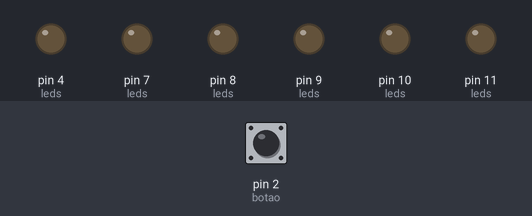
A sketch run on a simulated Arduino Uno, built with avr-gcc and run on an emulated ATmega328P. Parts: output pins drawn as LEDs (lit = HIGH). Dashed ring = blinking. The test bench sets the inputs (shaded band); at power-on: pin 2 (botao) HIGH.

Above: at 1.2 s.
1.3 s: pin 2 (botao) pulled LOW for 0.15 s
At 1.52 s:
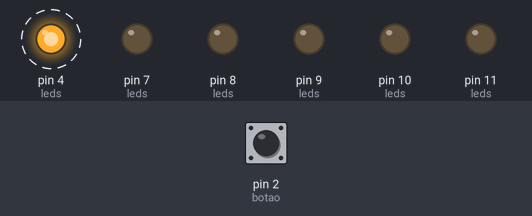
4.3 s: pin 2 (botao) pulled LOW for 1 s
At 4.59 s:
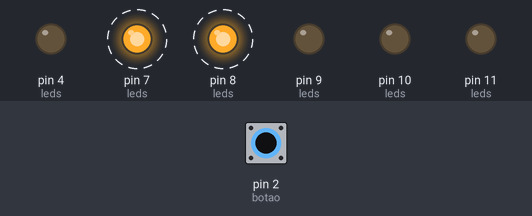
7.3 s: pin 2 (botao) pulled LOW for 0.15 s
At 7.92 s:
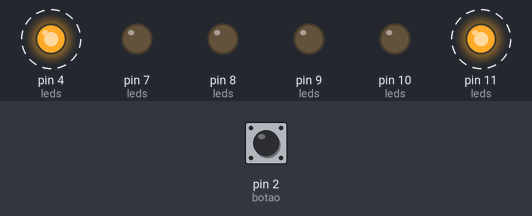
10.3 s: pin 2 (botao) pulled LOW for 3.2 s
At 11.3 s:
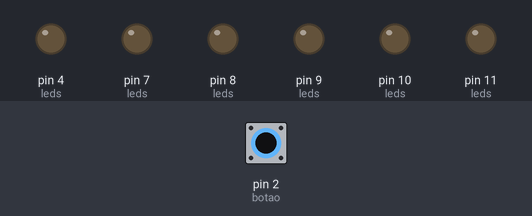
Timing chart, 0 to 13.3 s (numbered marks = the images above; inputs shaded):
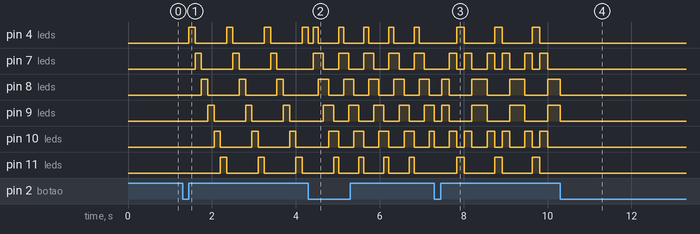

Measured:
- after the input at 1.3 s, pin 4 (leds): alternates HIGH for 0.15 s and LOW for 0.75 s, starting after 0.15 s; pin 7 (leds): alternates HIGH for 0.15 s and LOW for 0.75 s, starting after 0.30 s
- after the input at 4.3 s, pin 7 (leds): alternates HIGH for 0.24 s and LOW for 0.36 s, starting after 0.12 s; pin 8 (leds): alternates HIGH for 0.24 s and LOW for 0.36 s, starting after 0.24 s
- after the input at 7.3 s, pin 4 (leds), pin 11 (leds): alternates HIGH for 0.18 s and LOW for 0.72 s, starting after 0.54 s
- after the input at 10.3 s, pin 4 (leds), pin 7 (leds), pin 10 (leds), pin 11 (leds): stops changing and stays LOW

The sketch:

leds_sequenciais.ino
```cpp
const int led1 = 4;
const int led2 = 7;
const int led3 = 8;
const int led4 = 9;
const int led5 = 10;
const int led6 = 11;

const int botao = 2;

int leds[] = {led1, led2, led3, led4, led5, led6};

int modo = 0;
int etapa = 0;
int estadoAnterior = HIGH;

unsigned long tempoAnterior = 0;

void setup() {

  for (int i = 0; i < 6; i++) {
    pinMode(leds[i], OUTPUT);
  }

  pinMode(botao, INPUT_PULLUP);

  apagarTodos();
}

void apagarTodos() {

  for (int i = 0; i < 6; i++) {
    digitalWrite(leds[i], LOW);
  }
}

void verificarBotao() {

  int estadoAtual = digitalRead(botao);

  if (estadoAtual == LOW && estadoAnterior == HIGH) {

    modo++;

    if (modo > 4) {
      modo = 1;
    }

    etapa = 0;
    tempoAnterior = millis();

    apagarTodos();

    delay(50);
  }

  estadoAnterior = estadoAtual;
}

void onda() {

  if (millis() - tempoAnterior >= 150) {

    tempoAnterior = millis();

    apagarTodos();

    digitalWrite(leds[etapa], HIGH);

    etapa++;

    if (etapa >= 6) {
      etapa = 0;
    }
  }
}

void perseguicao() {

  if (millis() - tempoAnterior >= 120) {

    tempoAnterior = millis();

    apagarTodos();

    digitalWrite(leds[etapa], HIGH);
    digitalWrite(leds[etapa + 1], HIGH);

    etapa++;

    if (etapa >= 5) {
      etapa = 0;
    }
  }
}

void centroPontas() {

  if (millis() - tempoAnterior >= 180) {

    tempoAnterior = millis();

    apagarTodos();

    if (etapa == 0) {

      digitalWrite(leds[2], HIGH);
      digitalWrite(leds[3], HIGH);

    }
    else if (etapa == 1) {

      digitalWrite(leds[1], HIGH);
      digitalWrite(leds[4], HIGH);

    }
    else if (etapa == 2) {

      digitalWrite(leds[0], HIGH);
      digitalWrite(leds[5], HIGH);

    }
    else if (etapa == 3) {

      digitalWrite(leds[1], HIGH);
      digitalWrite(leds[4], HIGH);

    }
    else {

      digitalWrite(leds[2], HIGH);
      digitalWrite(leds[3], HIGH);
    }

    etapa++;

    if (etapa > 4) {
      etapa = 0;
    }
  }
}

void loop() {

  verificarBotao();

  if (modo == 1) {

    onda();

  }
  else if (modo == 2) {

    perseguicao();

  }
  else if (modo == 3) {

    centroPontas();

  }
  else {

    apagarTodos();
  }
}
```
